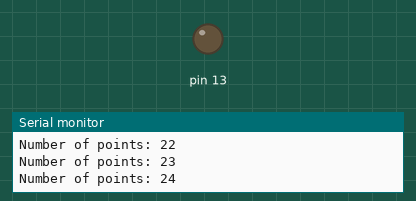
Simulated run of this sketch. Board: Arduino Uno, built with avr-gcc and run on an emulated ATmega328P. Parts: output pins drawn as LEDs (lit = HIGH), the last lines printed to the serial monitor.

Above: at 6.2 s.
At 15.0 s:
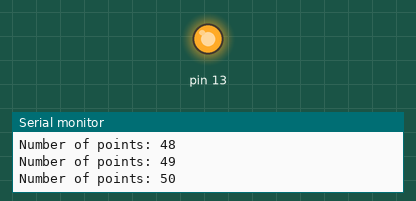
Timing chart, 0 to 23.1 s (numbered marks = the images above):
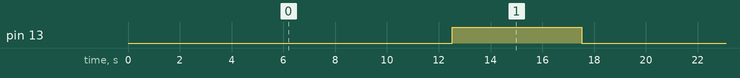

The sketch:

2023-0227_CycleOnOff.ino
```cpp
int points = 0;

void setup() {
  // put your setup code here, to run once:
  Serial.begin(9600);
  pinMode(13,OUTPUT);
  digitalWrite(13,LOW);
}

void loop() {
  // put your main code here, to run repeatedly:
  Serial.print("Number of points: ");
  Serial.println(points);
  points++;
  if(points>50){
    digitalWrite(13,HIGH);
    delay(5000);
    points = 0;
  }
  digitalWrite(13,LOW);
  delay(250);
}
```

Measured:
- by itself, pin 13: alternates HIGH for 5.0 s and LOW for 12.8 s
